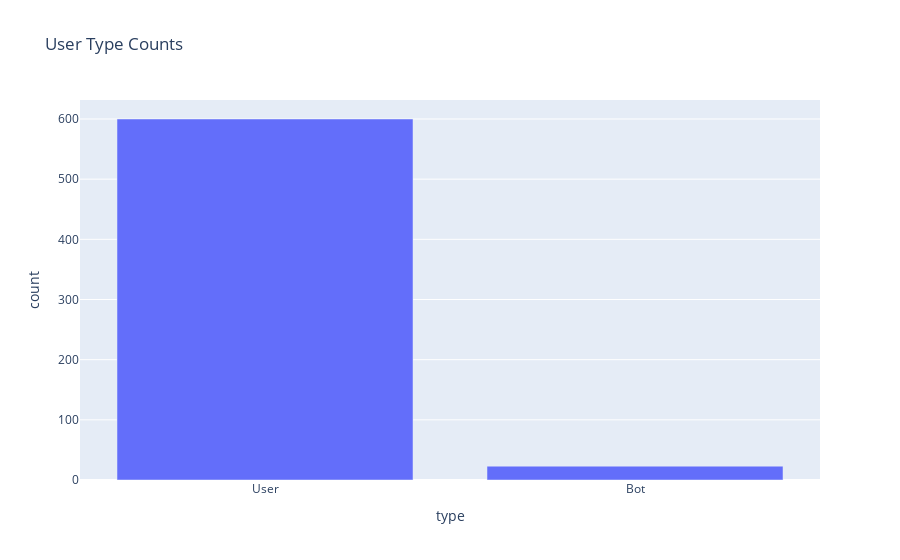

Source (notebook cell):
### Code cell
# Create a bar chart of the user type counts
users_counts = users.value_counts(subset=['type'])

users_counts = users_counts.reset_index()

users_counts.sort_values(by='count', ascending=False, inplace=True)

fig = px.bar(data_frame=users_counts, x='type', y='count', title='User Type Counts')

fig.show()

### Figure 1 — Plotly figure (JSON) as saved in the notebook; plotly's stock layout.template omitted (floating-point values rounded to 4 significant figures)
{"data": [{"alignmentgroup": "True", "hovertemplate": "type=%{x}<br>count=%{y}<extra></extra>", "legendgroup": "", "marker": {"color": "#636efa", "pattern": {"shape": ""}}, "name": "", "offsetgroup": "", "orientation": "v", "showlegend": false, "textposition": "auto", "type": "bar", "x": ["User", "Bot"], "xaxis": "x", "y": [600, 23], "yaxis": "y"}], "layout": {"barmode": "relative", "legend": {"tracegroupgap": 0}, "title": {"text": "User Type Counts"}, "xaxis": {"anchor": "y", "domain": [0, 1], "title": {"text": "type"}}, "yaxis": {"anchor": "x", "domain": [0, 1], "title": {"text": "count"}}}}
